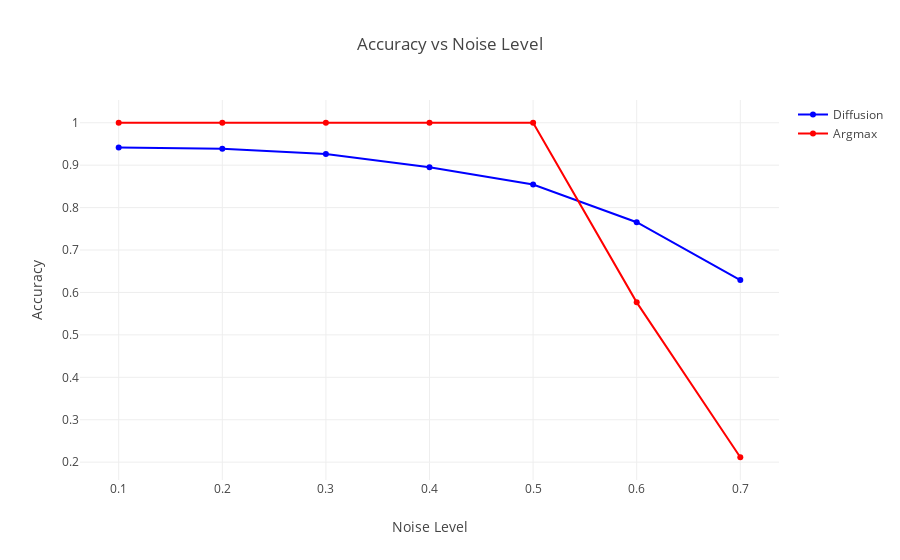

Notebook code for this chart:
### Code cell
noise_levels = np.arange(0.1, 0.8, 0.1)
accs = [d["accuracy"] for d in result_list]
accs_argmax = [d["accuracy"] for d in results_argmax]
fig = go.Figure()
fig.add_trace(go.Scatter(x=noise_levels, y=accs, mode='lines+markers', name='Diffusion', line=dict(color='blue')))
fig.add_trace(go.Scatter(x=noise_levels, y=accs_argmax, mode='lines+markers', name='Argmax', line=dict(color='red')))
fig.update_layout(title='Accuracy vs Noise Level',
                  xaxis_title='Noise Level',
                  yaxis_title='Accuracy')
fig.show()

### Figure 1 — Plotly figure (JSON) as saved in the notebook; plotly's stock layout.template omitted (floating-point values rounded to 4 significant figures)
{"data": [{"line": {"color": "blue"}, "mode": "lines+markers", "name": "Diffusion", "x": [0.1, 0.2, 0.3, 0.4, 0.5, 0.6, 0.7], "y": [0.9416, 0.9386, 0.9264, 0.895, 0.8545, 0.7656, 0.6293], "type": "scatter"}, {"line": {"color": "red"}, "mode": "lines+markers", "name": "Argmax", "x": [0.1, 0.2, 0.3, 0.4, 0.5, 0.6, 0.7], "y": [1.0, 1.0, 1.0, 1.0, 1.0, 0.5766, 0.2116], "type": "scatter"}], "layout": {"title": {"text": "Accuracy vs Noise Level"}, "xaxis": {"title": {"text": "Noise Level"}}, "yaxis": {"title": {"text": "Accuracy"}}}}
